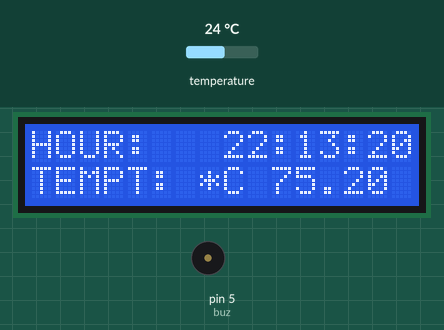
Recording of a sketch running on a simulated Arduino Uno, built with avr-gcc and run on an emulated ATmega328P. Shown: 16×2 character LCD, buzzer (waves = sounding, pin HIGH). The inputs (shaded band) are chosen by the test bench; at power-on: temperature 24 °C. The local clock reads 2024-03-15 10:24:30 at power-on unless the sketch sets it; pins used as bus, display or sensor lines are not drawn.

Above: at 0.93 s.
1.3 s: temperature set to 12 °C
At 1.82 s:
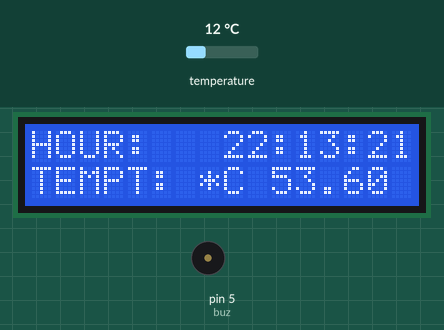
5.2 s: temperature set to 19 °C
At 5.42 s:
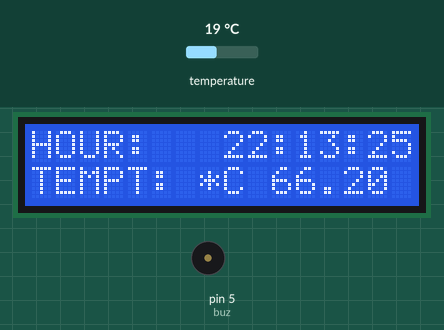
6.8 s: temperature set to 28 °C
At 7.22 s:
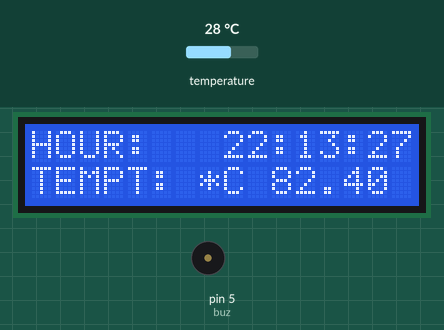
Timing chart, 0 to 9.8 s (numbered marks = the images above; inputs shaded):
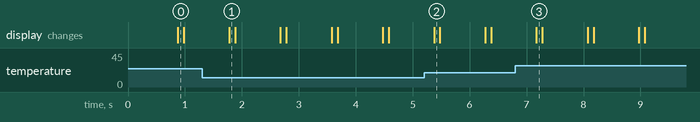

The sketch:

PRACTICA_6.ino
```cpp
#include <Wire.h>
#include <LiquidCrystal_I2C.h>
#include <DallasTemperature.h>
#include <RTClib.h>

#define lcdAddress 0x27
#define filas 2
#define columnas 16
LiquidCrystal_I2C lcd(lcdAddress, columnas, filas);

OneWire ourWire(4);
DallasTemperature sensors(&ourWire);

RTC_DS3231 rtc;

#define buz 5
#define salidabuz() pinMode(buz,OUTPUT)
#define encenbuzzerer() tone(buz,1000)
#define apagbuzzerer() noTone(buz)

#define bomba 4
#define salidabomba() pinMode(bomba,OUTPUT)
#define bombaencen() digitalWrite(bomba,HIGH)
#define bombaapag() digitalWrite(bomba,LOW)

void setup() {
 lcd.init();
 lcd.backlight();
  sensors.begin();
  rtc.begin();
  rtc.adjust(DateTime(__DATE__, __TIME__));
  salidabuz();
  salidabomba();

}

void loop() {
  sensors.requestTemperatures();
  float temperatura = sensors.getTempFByIndex(0);
 lcd.setCursor(0,1);
  lcd.print("TEMPT: *C ");
 lcd.print(temperatura);
 lcd.setCursor(0,0);
 lcd.print("HOUR:   ");


  DateTime fecha = rtc.now();
 lcd.print(  fecha.hour());
 lcd.print(":");
 lcd.print(fecha.minute());
 lcd.print(":");
 lcd.print(fecha.second());

  delay(100);
  lcd.clear();

  if (fecha.hour() == 1 && fecha.minute() == 35 && fecha.second() == 0){
    encenbuzzerer();
   lcd.setCursor(0,0);
   lcd.print("ROCIO EN CAMINO");
   lcd.setCursor(0,1);
   lcd.print("...");
    delay(5000);
   lcd.clear();

  }
  if (fecha.hour() == 1 && fecha.minute() == 35 && fecha.second() == 5) {
  apagbuzzerer();
 lcd.setCursor(0,0);
 lcd.print("ESTADO:");
 lcd.setCursor(0,1);
 lcd.print("REGANDO");
 bombaapag();
  delay(20000);
 lcd.clear();
  } else{
    bombaencen();
  }
}
```
